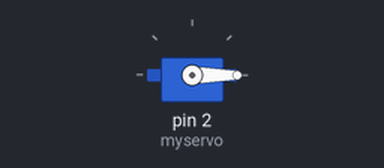
The sketch below on a simulated Arduino Uno, built with avr-gcc and run on an emulated ATmega328P. Parts: servo.

Above: at 0.05 s.
At 2.05 s:
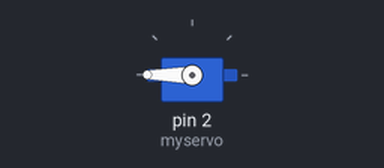
At 4.0 s:
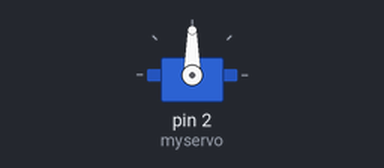
Timing chart, 0 to 6.5 s (numbered marks = the images above):
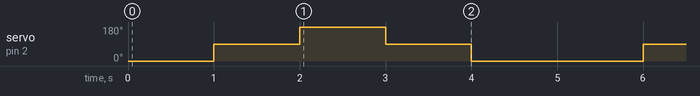

Measured:
- by itself, servo on pin 2 (myservo): repeats every 5.0 s: 180° 1.0 s, 90° 1.0 s, 0° 2.0 s, 90° 1.0 s

The sketch:

Servo.ino
```cpp
#include <Servo.h>
Servo myservo; //ประกาศตัวแปรแทน Servo

void setup()
{
  myservo.attach(2); // D4 (กำหนดขาควบคุม Servo)
}

void loop()
{
  myservo.write(0); // สั่งให้ Servo หมุนไปองศาที่ 0
  delay(1000);

  myservo.write(90); // สั่งให้ Servo หมุนไปองศาที่ 0
  delay(1000);

  myservo.write(180); // สั่งให้ Servo หมุนไปองศาที่ 90
  delay(1000);

  myservo.write(90); // สั่งให้ Servo หมุนไปองศาที่ 90
  delay(1000);

  myservo.write(0); // สั่งให้ Servo หมุนไปองศาที่ 0
  delay(1000);


}
```
